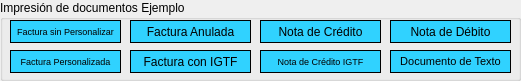
   <widget class="QGroupBox" name="groupBox_5">
    <property name="geometry">
     <rect>
      <x>380</x>
      <y>520</y>
      <width>521</width>
      <height>81</height>
     </rect>
    </property>
    <property name="layoutDirection">
     <enum>Qt::LeftToRight</enum>
    </property>
    <property name="title">
     <string>Impresión de documentos Ejemplo</string>
    </property>
    <widget class="QPushButton" name="btnFactura">
     <property name="geometry">
      <rect>
       <x>10</x>
       <y>20</y>
       <width>111</width>
       <height>23</height>
      </rect>
     </property>
     <property name="font">
      <font>
       <pointsize>7</pointsize>
      </font>
     </property>
     <property name="styleSheet">
      <string notr="true">QPushButton {
    border: 1px solid #000000;
    background-color: rgb(48, 210, 255);
}

QPushButton:hover {
    background-color: rgb(38, 190, 235);
}

QPushButton:pressed {
    background-color: rgb(58, 230, 255);
}
</string>
     </property>
     <property name="text">
      <string>Factura sin Personalizar</string>
     </property>
    </widget>
    <widget class="QPushButton" name="btnFacturaPer">
     <property name="geometry">
      <rect>
       <x>10</x>
       <y>50</y>
       <width>111</width>
       <height>23</height>
      </rect>
     </property>
     <property name="font">
      <font>
       <pointsize>7</pointsize>
      </font>
     </property>
     <property name="styleSheet">
      <string notr="true">QPushButton {
    border: 1px solid #000000;
    background-color: rgb(48, 210, 255);
}

QPushButton:hover {
    background-color: rgb(38, 190, 235);
}

QPushButton:pressed {
    background-color: rgb(58, 230, 255);
}
</string>
     </property>
     <property name="text">
      <string>Factura Personalizada</string>
     </property>
    </widget>
    <widget class="QPushButton" name="btnFacturaAnu">
     <property name="geometry">
      <rect>
       <x>130</x>
       <y>20</y>
       <width>121</width>
       <height>23</height>
      </rect>
     </property>
     <property name="styleSheet">
      <string notr="true">QPushButton {
    border: 1px solid #000000;
    background-color: rgb(48, 210, 255);
}

QPushButton:hover {
    background-color: rgb(38, 190, 235);
}

QPushButton:pressed {
    background-color: rgb(58, 230, 255);
}
</string>
     </property>
     <property name="text">
      <string>Factura Anulada</string>
     </property>
    </widget>
    <widget class="QPushButton" name="btnFacturaIgtf">
     <property name="geometry">
      <rect>
       <x>130</x>
       <y>50</y>
       <width>121</width>
       <height>23</height>
      </rect>
     </property>
     <property name="styleSheet">
      <string notr="true">QPushButton {
    border: 1px solid #000000;
    background-color: rgb(48, 210, 255);
}

QPushButton:hover {
    background-color: rgb(38, 190, 235);
}

QPushButton:pressed {
    background-color: rgb(58, 230, 255);
}
</string>
     </property>
     <property name="text">
      <string>Factura con IGTF</string>
     </property>
    </widget>
    <widget class="QPushButton" name="btnDocNoFiscal">
     <property name="geometry">
      <rect>
       <x>390</x>
       <y>50</y>
       <width>121</width>
       <height>23</height>
      </rect>
     </property>
     <property name="font">
      <font>
       <pointsize>8</pointsize>
      </font>
     </property>
     <property name="styleSheet">
      <string notr="true">QPushButton {
    border: 1px solid #000000;
    background-color: rgb(48, 210, 255);
}

QPushButton:hover {
    background-color: rgb(38, 190, 235);
}

QPushButton:pressed {
    background-color: rgb(58, 230, 255);
}
</string>
     </property>
     <property name="text">
      <string>Documento de Texto</string>
     </property>
    </widget>
    <widget class="QPushButton" name="btnNotaCredito">
     <property name="geometry">
      <rect>
       <x>260</x>
       <y>20</y>
       <width>121</width>
       <height>23</height>
      </rect>
     </property>
     <property name="styleSheet">
      <string notr="true">QPushButton {
    border: 1px solid #000000;
    background-color: rgb(48, 210, 255);
}

QPushButton:hover {
    background-color: rgb(38, 190, 235);
}

QPushButton:pressed {
    background-color: rgb(58, 230, 255);
}
</string>
     </property>
     <property name="text">
      <string>Nota de Crédito</string>
     </property>
    </widget>
    <widget class="QPushButton" name="btnNotaCreIgtf">
     <property name="geometry">
      <rect>
       <x>260</x>
       <y>50</y>
       <width>121</width>
       <height>23</height>
      </rect>
     </property>
     <property name="font">
      <font>
       <pointsize>7</pointsize>
      </font>
     </property>
     <property name="styleSheet">
      <string notr="true">QPushButton {
    border: 1px solid #000000;
    background-color: rgb(48, 210, 255);
}

QPushButton:hover {
    background-color: rgb(38, 190, 235);
}

QPushButton:pressed {
    background-color: rgb(58, 230, 255);
}
</string>
     </property>
     <property name="text">
      <string>Nota de Crédito IGTF</string>
     </property>
    </widget>
    <widget class="QPushButton" name="btnNotaDebito">
     <property name="geometry">
      <rect>
       <x>390</x>
       <y>20</y>
       <width>121</width>
       <height>23</height>
      </rect>
     </property>
     <property name="styleSheet">
      <string notr="true">QPushButton {
    border: 1px solid #000000;
    background-color: rgb(48, 210, 255);
}

QPushButton:hover {
    background-color: rgb(38, 190, 235);
}

QPushButton:pressed {
    background-color: rgb(58, 230, 255);
}
</string>
     </property>
     <property name="text">
      <string>Nota de Débito</string>
     </property>
    </widget>
   </widget>
